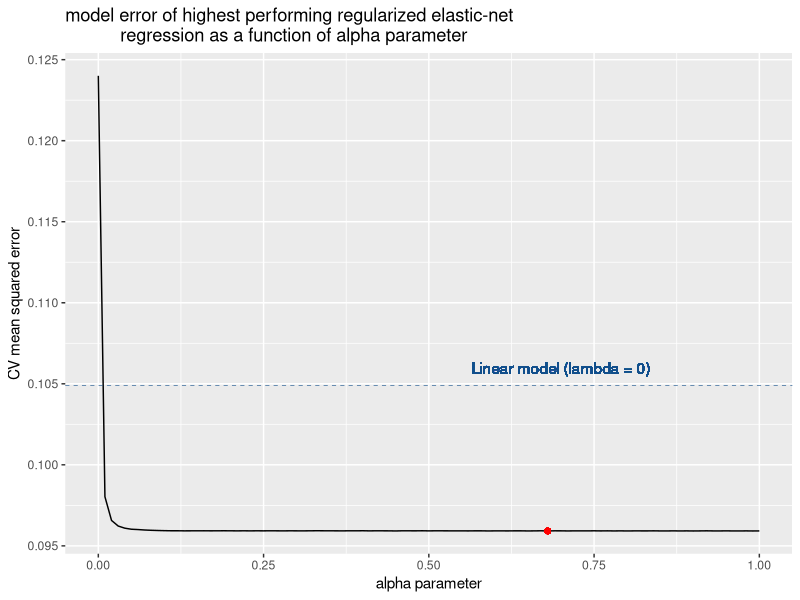
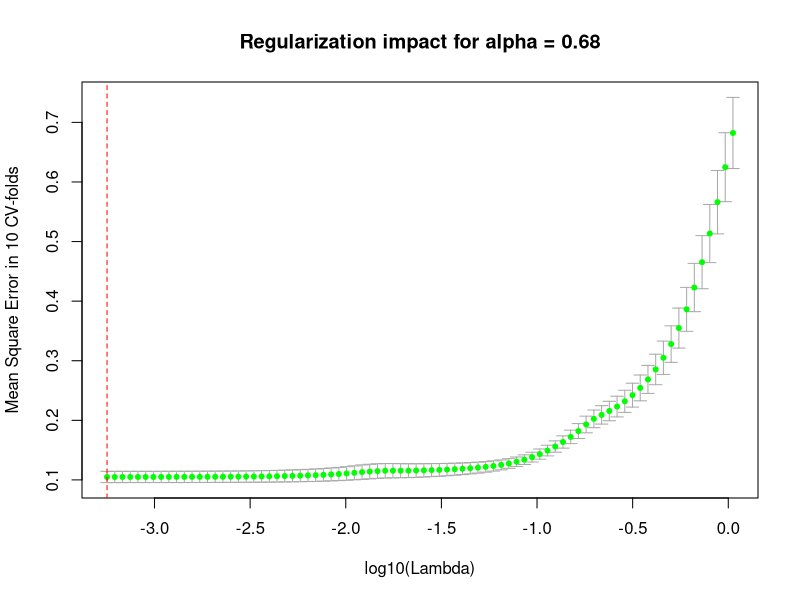

These figures' R source, in order:
## ---- chunk 1
#nice pca
library(ggplot2)
# Embedded feature selection (ridge, Lasso, Elastic-Net)
library(glmnet)
## ---- chunk 2
data <- read.csv('data/iris_processed.csv')
obs <- data[,-1]
## ---- chunk 3

# Code for a train/validation/test split and evaluation of two models

trainValTestLM <-function(){
  # Generate random index
  idx = sample(c('train','validation','test'),nrow(obs),replace=TRUE,prob = c(0.6,0.2,0.2))
  # Sanity check
  #table(idx)

  # split X
  X.train = obs[which(idx == 'train'),]
  X.val = obs[which(idx == 'validation'),]
  X.test = obs[which(idx == 'test'),]

  # Fit model with only sepal width predictor
  fit1 <- lm(sepal_length ~ sepal_width, data = X.train)
  # Fit model with all predictors
  fit2 <- lm(sepal_length ~ ., data = X.train)

  # Evaluate both models on validation
  preds1 = predict(fit1,X.val)
  preds2 = predict(fit2,X.val)
  
  # One performance measure is the Mean Square Error (MSE) between actual and predicted values:
  
  #### validation ####
  # Model 1
  mse1 = mean((X.val[,1] - preds1)^2)
  # Model 2
  mse2 = mean((X.val[,1] - preds2)^2)

  
  #select best model, based on the smallest error (here)
  if( mse1 < mse2 ){
    best.model = fit1
    best = 1
  }else{
    best.model = fit2
    best = 2
  }
  
  # Do test prediction
  preds.test = predict(best.model,X.test)
  # Get MSE for the test set
  mse.test = mean((X.test[,1] - preds.test)^2)
  #return informations 
  return(list('best.model' = best, 'model1' = fit1, 'model2' = fit2, 'val.perfs.1' = mse1, 'val.perfs.2' = mse2,'test.perfs' = mse.test))
  
}

#Call function for one random split
results = trainValTestLM()
## ---- chunk 4

cat('Model 1 performance on Validation set:',results$val.perfs.1,'\n')
cat('Model 2 performance on Validation set:',results$val.perfs.2,'\n')


cat('Best model (', results$best.model,') performance on Test set:',results$test.perfs,'\n')

## ---- chunk 5
#Call function for a different random split --> note the variation in performance measurement
results = trainValTestLM()
## ---- chunk 6
cat('Model 1 performance on Validation set:',results$val.perfs.1,'\n')
cat('Model 2 performance on Validation set:',results$val.perfs.2,'\n')


cat('Best model (', results$best.model,') performance on Test set:',results$test.perfs,'\n')

## ---- chunk 7
# Code for a cross-validation evaluation

# Advanced: Fix random seed for reproducibility purpose (having the same random folds)
set.seed(42)

# Number of folds/rounds
nfolds = 10
# Generate random index
idx = sample(1:nfolds,nrow(obs),replace=TRUE)
# Sanity check
table(idx)

# Initiate vectors for storing predictions from 2 models
preds1 = rep(0,nrow(obs))
preds2 = rep(0,nrow(obs))

# Loop/Rotation over the different folds
for(fold in 1:nfolds){
  #get index of test fold
  val.idx = which(idx == fold)
  # split train/test
  X.val = obs[val.idx,]
  X.train = obs[-val.idx,]
  # Fit model with only sepal width predictor
  fit1 <- lm(sepal_length ~ sepal_width, data = X.train)
  # Fit model with all predictors
  fit2 <- lm(sepal_length ~ ., data = X.train)

  # Evaluate both models on validation
  preds1[val.idx] = predict(fit1,X.val)
  preds2[val.idx] = predict(fit2,X.val)
}

# In terms of Mean Square Error (MSE) ~ average of residuals
# Model 1
mean((obs[,1] - preds1)^2)
# Model 2
mean((obs[,1] - preds2)^2)

## ---- chunk 8
# Code for a cross-validation evaluation

# Advanced: Fix random seed for reproducibility purpose (having the same random folds)
set.seed(42)

# Number of folds/rounds
nfolds = 10
# Generate random index
idx = sample(1:nfolds,nrow(obs),replace=TRUE) 

#define alpha parameter
alphas <- seq(from = 0, to = 1, by = 0.01)

#define output
mses <- rep(0,length(alphas))

#loop over alpha values
for(i in 1:length(alphas)){
  # cv.glmnet function does the CV loop for the different folds
  cvfits <- cv.glmnet(x=as.matrix(obs[,-1]), y=obs[,1], alpha=alphas[i], nfolds=nfolds,foldid=idx) 
  # for a given alpha, lambda is optimized inside cv.glmnet
  preds.regul = predict(cvfits, newx = as.matrix(obs[,-1]), s = "lambda.min")
  mses[i] <- mean((obs[,1] - preds.regul)^2)
}
this <- data.frame(mse=mses, alpha=alphas)

#get best model among alpha-range
best.alpha = alphas[which.min(mses)]


# figure: alpha parameter impact on perfomances
plot1 <- ggplot(this, aes(x=alpha, y=mse)) +
  geom_line() +
  ylab("CV mean squared error") +
  xlab("alpha parameter") +
  ggtitle("model error of highest performing regularized elastic-net
           regression as a function of alpha parameter") + 
       #add performances for linear regression without regularization
          geom_hline(aes(yintercept=mean((obs[,1] - preds2)^2)),
                       size=0.2,linetype = 2,colour='dodgerblue4') +
       # add best alpha point
          geom_point(aes(x=best.alpha,y=min(this$mse)),color = 'red') +
    geom_text(aes(x = 0.7, y = mean((obs[,1] - preds2)^2)+0.01*mean(range(this$mse)) , label = "Linear model (lambda = 0)"), colour = "dodgerblue4") + theme(legend.position="none")
plot1

#retrain model with best_alpha
cvfits <- cv.glmnet(x=as.matrix(obs[,-1]), y=obs[,1], alpha=best.alpha, nfolds=nfolds,foldid=idx)

# print best parameters pair
cat('Best alpha:',best.alpha,' and best lambda:',cvfits$lambda.min,'\n')

# figure: lambda parameter impact on performances (given alpha = best_alpha)
xlab = "log10(Lambda)"
plot.args = list(x = log10(cvfits$lambda), y = cvfits$cvm, 
        ylim = range(cvfits$cvup, cvfits$cvlo), xlab = xlab, ylab = 'Mean Square Error in 10 CV-folds', type = "n",main = paste('Regularization impact for alpha =',best.alpha))

do.call("plot", plot.args)
# function drawing error bars given an upper and lower bounds
error.bars <-function(x, upper, lower, width = 0.02, ...)
{
	xlim <- range(x)
	barw <- diff(xlim) * width
	segments(x, upper, x, lower, ...)
	segments(x - barw, upper, x + barw, upper, ...)
	segments(x - barw, lower, x + barw, lower, ...)
}
error.bars(log10(cvfits$lambda), cvfits$cvup, cvfits$cvlo, width = 0.01, col = "darkgrey")
points(log10(cvfits$lambda), cvfits$cvm, pch = 20, col = "green")
abline(v = log10(cvfits$lambda.min), lty = 2,col = 'red')

## ---- chunk 9
#get preds for the best (alpha,lambda) pair
preds.regul = predict(cvfits, newx = as.matrix(obs[,-1]), s = "lambda.min")
# In terms of Mean Square Error (MSE)
# Linear Regression with all variables
mean((obs[,1] - preds2)^2)
# Regularized Model
mean((obs[,1] - preds.regul)^2)

# Check the best Elastic-Net model
coef.regul = coef(cvfits, s = "lambda.min")

# Standard Linear Regression model
coef.lm = coef(fit2)

models = cbind(coef.regul,coef.lm)
colnames(models)  = c('Regularized Model', 'Standard Linear Model')
print(models)
